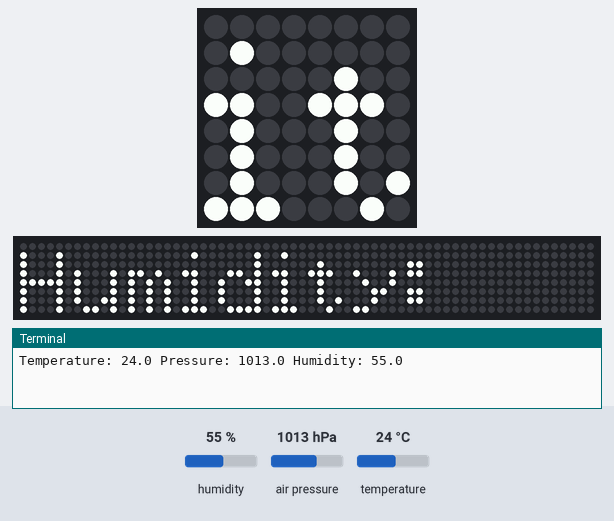
Recording of a program running on a simulated Raspberry Pi (BCM pin numbers) with a Sense HAT. On the bench: the Sense HAT's 8×8 RGB LED matrix, a strip that is not on the board, showing the scrolling text unrolled, the last lines printed to the terminal. The inputs (shaded band) are chosen by the test bench; at power-on: air pressure 1013 hPa, temperature 24 °C, humidity 55 %. The 64×8 strip is a reading aid, not a part: it shows the text the matrix is scrolling, unrolled, one strip-width of it at a time.

Above: at 11.44 s.
11.5 s: air pressure set to 952 hPa
At 21.63 s:
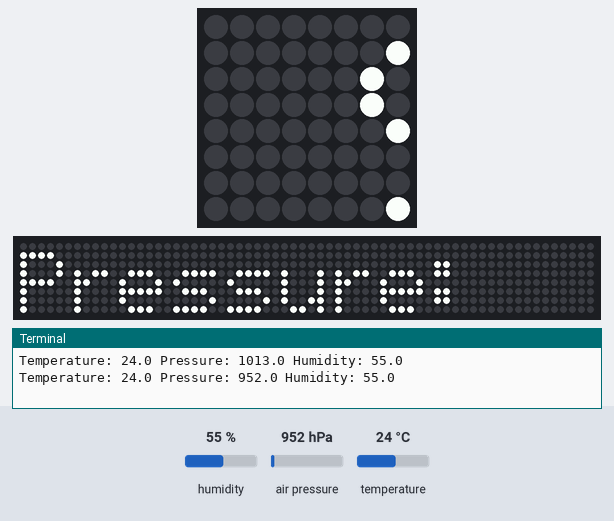
21.7 s: temperature set to 12 °C
At 30.92 s:
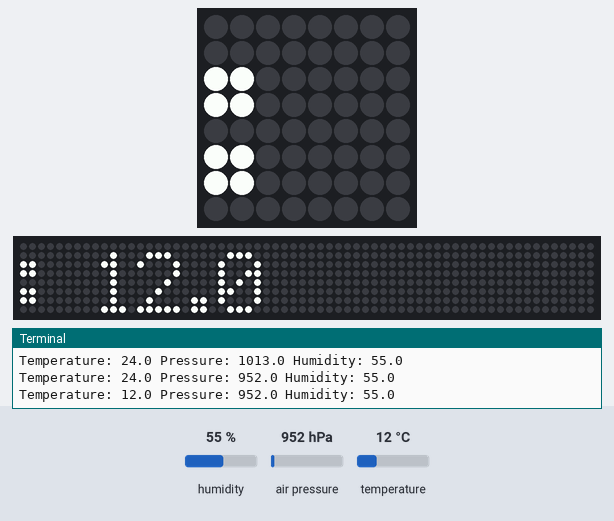
32.3 s: temperature set to 19 °C
At 45.9 s:
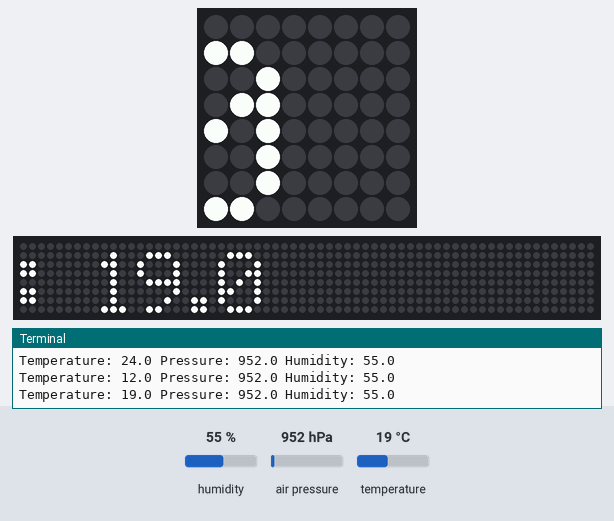

The program:

4_Show_Temp_Humid.py
```python
from sense_hat import SenseHat
sense = SenseHat()

while True:

  # Take readings from all three sensors
  t = sense.get_temperature()
  p = sense.get_pressure()
  h = sense.get_humidity()

  # Round the values to one decimal place
  t = round(t, 1)
  p = round(p, 1)
  h = round(h, 1)

  # Create the message
  # str() converts the value to a string so it can be concatenated
  message = "Temperature: " + str(t) + " Pressure: " + str(p) + " Humidity: " + str(h)

  print(message)
  # Display the scrolling message
  sense.show_message(message, scroll_speed=0.05)
```
